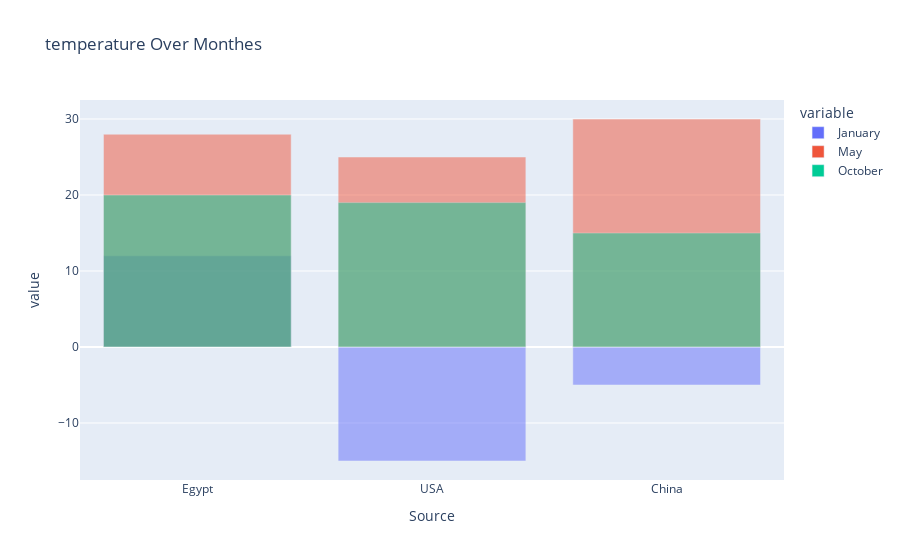

Notebook code cell kept with this figure:
### Markdown cell above
# 4- Stacked Bar Chart

### Code cell
# Stacked Vertical Overlay Bar Chart ( We Make The Data ) 
# Data Over And Down ZERO

temp={
    'Source' : [ "Egypt" , "USA" , "China" ], 
    'January': [   12    ,  -15  ,   -5   ],  
    'May'    : [   28    ,   25  ,   30   ],
    'October': [   20    ,   19  ,   15   ]
   } 

bar = px.bar(
    
    data_frame = temp,
    
    x='Source',
    
    y=["January","May","October"],
    
    title="temperature Over Monthes " ,
    
    orientation='v',
    
    barmode='overlay',
    
#    opacity=0.2  # 0 - 1
    # New Parameter For Color View
    
)

bar.show()

### Figure 1 — Plotly figure (JSON) as saved in the notebook; plotly's stock layout.template omitted (floating-point values rounded to 4 significant figures)
{"data": [{"alignmentgroup": "True", "hovertemplate": "variable=January<br>Source=%{x}<br>value=%{y}<extra></extra>", "legendgroup": "January", "marker": {"color": "#636efa", "opacity": 0.5, "pattern": {"shape": ""}}, "name": "January", "offsetgroup": "January", "orientation": "v", "showlegend": true, "textposition": "auto", "type": "bar", "x": ["Egypt", "USA", "China"], "xaxis": "x", "y": [12, -15, -5], "yaxis": "y"}, {"alignmentgroup": "True", "hovertemplate": "variable=May<br>Source=%{x}<br>value=%{y}<extra></extra>", "legendgroup": "May", "marker": {"color": "#EF553B", "opacity": 0.5, "pattern": {"shape": ""}}, "name": "May", "offsetgroup": "May", "orientation": "v", "showlegend": true, "textposition": "auto", "type": "bar", "x": ["Egypt", "USA", "China"], "xaxis": "x", "y": [28, 25, 30], "yaxis": "y"}, {"alignmentgroup": "True", "hovertemplate": "variable=October<br>Source=%{x}<br>value=%{y}<extra></extra>", "legendgroup": "October", "marker": {"color": "#00cc96", "opacity": 0.5, "pattern": {"shape": ""}}, "name": "October", "offsetgroup": "October", "orientation": "v", "showlegend": true, "textposition": "auto", "type": "bar", "x": ["Egypt", "USA", "China"], "xaxis": "x", "y": [20, 19, 15], "yaxis": "y"}], "layout": {"barmode": "overlay", "legend": {"title": {"text": "variable"}, "tracegroupgap": 0}, "title": {"text": "temperature Over Monthes "}, "xaxis": {"anchor": "y", "domain": [0, 1], "title": {"text": "Source"}}, "yaxis": {"anchor": "x", "domain": [0, 1], "title": {"text": "value"}}}}
